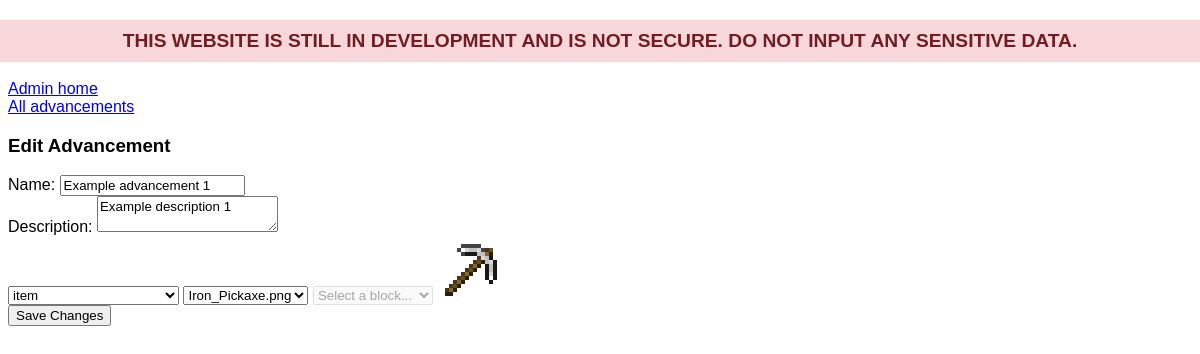
Page /admin/advancements/edit/1 on the committed database.
### tables this page shows
CREATE TABLE ADVANCEMENTS (ID INTEGER PRIMARY KEY AUTOINCREMENT, name TEXT, description TEXT, image TEXT);

### main.py (the view)
@app.route("/admin/advancements/edit/<int:advancement_id>", methods=["GET"])
def edit_advancement(advancement_id):
    error = request.args.get("error")
    if not error:
        error = None
    conn = get_db_connection()
    cursor = conn.cursor()
    try:
        cursor.execute("SELECT * FROM ADVANCEMENTS WHERE ID = ?", (advancement_id,))
        advancement = cursor.fetchone()
        if not advancement:
            error = "Advancement not found."
    except sqlite3.Error as e:
        error = e
    conn.close()
    item_images = os.listdir("static/images/items")
    block_images = os.listdir("static/images/blocks")
    image_type = advancement["image"].split("/")[0] if advancement else None
    image_name = advancement["image"].split("/")[1] if advancement else None
    print(f"Advancement ID: {advancement_id}, Image Type: {image_type}, Image Name: {image_name}")
    return render_template("admin/edit-advancement.html", advancement=advancement, error=error, image_type=image_type, image_name=image_name, item_images=item_images, block_images=block_images)

### main.py (called while the page is built)
def get_db_connection():
    conn = sqlite3.connect("data/database.db")
    conn.row_factory = sqlite3.Row  # Enable row factory for dict-like access
    return conn

@app.before_request
def construct_db():
    if not os.path.exists("data/database.db"):
        with open("data/database.db", "w") as db_file:
            pass  # Create an empty database file
    conn = get_db_connection()
    cursor = conn.cursor()
    cursor.execute(
        "CREATE TABLE IF NOT EXISTS USERS (ID INTEGER PRIMARY KEY AUTOINCREMENT, name TEXT, user_md5 TEXT)"
    )
    cursor.execute(
        "CREATE TABLE IF NOT EXISTS ADVANCEMENTS (ID INTEGER PRIMARY KEY AUTOINCREMENT, name TEXT, description TEXT, image TEXT)"
    )
    conn.commit()
    conn.close()

### templates/admin/edit-advancement.html (shortened to what this page needs)
<html lang="en-gb">
    {% include "admin/header.html" %}
    <body>
        <div class="content">
            <a href="/admin">Admin home</a>
            <br>
            <a href="/admin/advancements/list">All advancements</a>
            <br>
            <h3>Edit Advancement</h3>
            <form action="/admin/advancements/edit/{{ advancement.id }}/submit" method="POST">
                <label for="name">Name:</label>
                <input type="text" name="name" id="name" value="{{ advancement.name }}" required>
                <br>
                <label for="description">Description:</label>
                <textarea name="description" id="description" required>{{ advancement.description }}</textarea>
                <br>
                <select name="image-type" id="image-type" required>
                    <option value="item" {% if image_type == "items" %}selected{% endif %}>item</option>
                </select>
                <select name="item-image-name" id="item-image-name" {% if image_type != "items" %}disabled{% endif %}>
                    {% for item in item_images %}
                        <option value="{{ item }}" {% if item == image_name %}selected{% endif %}>{{ item }}</option>
                    {% endfor %}
                </select>
                <select name="block-image-name" id="block-image-name" {% if image_type != "blocks" %}disabled{% endif %}>
                    <option value="" disabled {% if image_type != "blocks" %}selected{% endif %}>Select a block...</option>
                </select>
                <img id="image-preview" src="{{ url_for('static', filename='images/' + advancement.image) }}" alt="Image preview" style="width: 64px; height:64px;">
                <br>
                <input type="submit" value="Save Changes">
            </form>
        </div>
    </body>
</html>

### static/css/admin-styles.css (style rules this page uses)
* { font-family: 'Arial', sans-serif; }
body { margin: 0; padding: 8; padding-top: 10px; padding-top: 80px; }

### rows in the picture
ADVANCEMENTS: name "Example advancement 1", description "Example description 1", image (picture)

### other values in the picture
form field item-image-name "Iron_Pickaxe.png"
